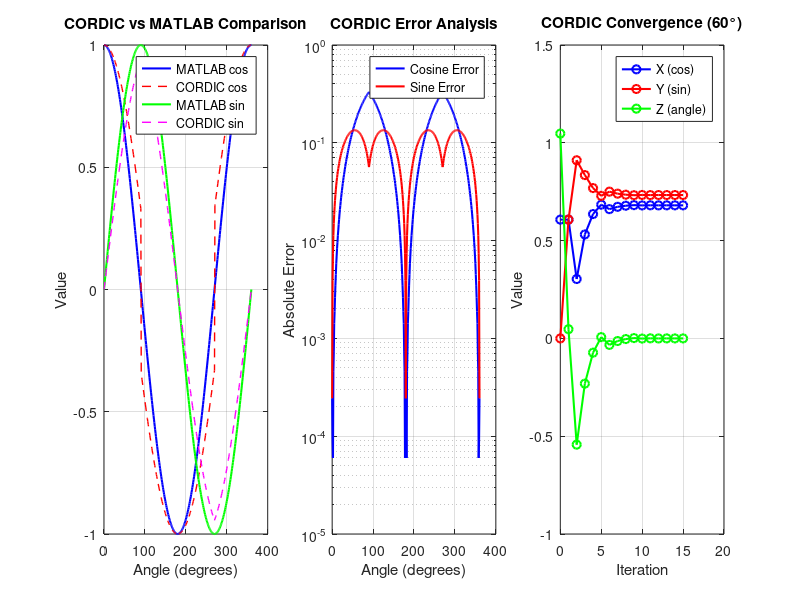

This figure's MATLAB source:
%% CORDIC MATLAB Model - Golden Reference Implementation
% This model implements the CORDIC algorithm using fixed-point arithmetic
% to match the Verilog implementation exactly

function matlab_model()
    clc; clear; close all;
    
    %% Parameters (matching Verilog implementation)
    WIDTH = 16;           % Data width for coordinates
    ITERATIONS = 15;      % Number of CORDIC iterations
    ANGLE_WIDTH = 32;     % Angle width in bits
    
    %% Fixed-point scaling factors
    COORD_SCALE = 2^(WIDTH-2);     % Coordinate scaling factor
    ANGLE_SCALE = 2^(ANGLE_WIDTH-3); % Angle scaling factor
    
    %% CORDIC constants
    % CORDIC gain compensation factor (≈ 0.6072529350088812561694)
    CORDIC_GAIN_REAL = 0.6072529350088812561694;
    CORDIC_GAIN_FIXED = round(CORDIC_GAIN_REAL * COORD_SCALE);
    
    %% Arctangent lookup table (matching Verilog)
    % atan(2^-i) values scaled for fixed-point representation
    ATAN_TABLE = [
        hex2dec('20000000');  % atan(2^0)
        hex2dec('12E4051E');  % atan(2^-1)
        hex2dec('09FB385B');  % atan(2^-2)
        hex2dec('051111D4');  % atan(2^-3)
        hex2dec('028B0D43');  % atan(2^-4)
        hex2dec('0145D7E1');  % atan(2^-5)
        hex2dec('00A2F61E');  % atan(2^-6)
        hex2dec('00517C55');  % atan(2^-7)
        hex2dec('0028BE53');  % atan(2^-8)
        hex2dec('00145F2F');  % atan(2^-9)
        hex2dec('000A2F98');  % atan(2^-10)
        hex2dec('000517CC');  % atan(2^-11)
        hex2dec('00028BE6');  % atan(2^-12)
        hex2dec('000145F3');  % atan(2^-13)
        hex2dec('0000A2FA')   % atan(2^-14)
    ];
    
    %% Test angles (in degrees)
    test_angles_deg = [0, 30, 45, 60, 90, 120, 135, 150, 180, 210, 225, 240, 270, 300, 315, 330, 360, 450, -90, -180];
    
    %% Run tests and compare with MATLAB built-in functions
    fprintf('=== CORDIC MATLAB Model Verification ===\n');
    fprintf('Parameters: WIDTH=%d, ITERATIONS=%d, ANGLE_WIDTH=%d\n', WIDTH, ITERATIONS, ANGLE_WIDTH);
    fprintf('CORDIC Gain: %.10f (Fixed: %d)\n\n', CORDIC_GAIN_REAL, CORDIC_GAIN_FIXED);
    
    fprintf('%-10s %-10s %-10s %-10s %-10s %-10s %-10s\n', ...
            'Angle(°)', 'MATLAB_cos', 'CORDIC_cos', 'Cos_Error', 'MATLAB_sin', 'CORDIC_sin', 'Sin_Error');
    fprintf('%s\n', repmat('-', 1, 80));
    
    total_cos_error = 0;
    total_sin_error = 0;
    max_cos_error = 0;
    max_sin_error = 0;
    
    for i = 1:length(test_angles_deg)
        angle_deg = test_angles_deg(i);
        angle_rad = angle_deg * pi / 180;
        
        % MATLAB reference values
        matlab_cos = cos(angle_rad);
        matlab_sin = sin(angle_rad);
        
        % CORDIC calculation
        [cordic_cos, cordic_sin] = cordic_fixed_point(angle_rad, CORDIC_GAIN_FIXED, ...
                                                     ATAN_TABLE, ITERATIONS, COORD_SCALE, ANGLE_SCALE);
        
        % Calculate errors
        cos_error = abs(matlab_cos - cordic_cos);
        sin_error = abs(matlab_sin - cordic_sin);
        
        % Accumulate statistics
        total_cos_error = total_cos_error + cos_error;
        total_sin_error = total_sin_error + sin_error;
        max_cos_error = max(max_cos_error, cos_error);
        max_sin_error = max(max_sin_error, sin_error);
        
        % Print results
        fprintf('%-10.1f %-10.6f %-10.6f %-10.6f %-10.6f %-10.6f %-10.6f\n', ...
                angle_deg, matlab_cos, cordic_cos, cos_error, matlab_sin, cordic_sin, sin_error);
    end
    
    %% Statistics
    fprintf('\n=== Accuracy Statistics ===\n');
    fprintf('Average Cosine Error: %.8f\n', total_cos_error / length(test_angles_deg));
    fprintf('Average Sine Error:   %.8f\n', total_sin_error / length(test_angles_deg));
    fprintf('Maximum Cosine Error: %.8f\n', max_cos_error);
    fprintf('Maximum Sine Error:   %.8f\n', max_sin_error);
    
    % Calculate effective number of bits
    if max_cos_error > 0
        cos_bits = -log2(max_cos_error);
        fprintf('Cosine Accuracy: ~%.1f bits\n', cos_bits);
    end
    if max_sin_error > 0
        sin_bits = -log2(max_sin_error);
        fprintf('Sine Accuracy:   ~%.1f bits\n', sin_bits);
    end
    
    %% Generate plots
    figure('Position', [100, 100, 1200, 400]);
    
    % Plot 1: CORDIC vs MATLAB comparison
    subplot(1, 3, 1);
    angle_range = 0:1:360;
    matlab_cos_vals = cos(angle_range * pi / 180);
    matlab_sin_vals = sin(angle_range * pi / 180);
    
    cordic_cos_vals = zeros(size(angle_range));
    cordic_sin_vals = zeros(size(angle_range));
    
    for i = 1:length(angle_range)
        [cordic_cos_vals(i), cordic_sin_vals(i)] = cordic_fixed_point(angle_range(i) * pi / 180, ...
                                                                     CORDIC_GAIN_FIXED, ATAN_TABLE, ITERATIONS, COORD_SCALE, ANGLE_SCALE);
    end
    
    plot(angle_range, matlab_cos_vals, 'b-', 'LineWidth', 1.5, 'DisplayName', 'MATLAB cos');
    hold on;
    plot(angle_range, cordic_cos_vals, 'r--', 'LineWidth', 1, 'DisplayName', 'CORDIC cos');
    plot(angle_range, matlab_sin_vals, 'g-', 'LineWidth', 1.5, 'DisplayName', 'MATLAB sin');
    plot(angle_range, cordic_sin_vals, 'm--', 'LineWidth', 1, 'DisplayName', 'CORDIC sin');
    xlabel('Angle (degrees)');
    ylabel('Value');
    title('CORDIC vs MATLAB Comparison');
    legend('Location', 'best');
    grid on;
    
    % Plot 2: Error analysis
    subplot(1, 3, 2);
    cos_errors = abs(matlab_cos_vals - cordic_cos_vals);
    sin_errors = abs(matlab_sin_vals - cordic_sin_vals);
    
    semilogy(angle_range, cos_errors, 'b-', 'LineWidth', 1.5, 'DisplayName', 'Cosine Error');
    hold on;
    semilogy(angle_range, sin_errors, 'r-', 'LineWidth', 1.5, 'DisplayName', 'Sine Error');
    xlabel('Angle (degrees)');
    ylabel('Absolute Error');
    title('CORDIC Error Analysis');
    legend('Location', 'best');
    grid on;
    
    % Plot 3: CORDIC convergence
    subplot(1, 3, 3);
    test_angle = 60 * pi / 180; % Test with 60 degrees
    [~, ~, convergence_data] = cordic_fixed_point_debug(test_angle, CORDIC_GAIN_FIXED, ...
                                                       ATAN_TABLE, ITERATIONS, COORD_SCALE, ANGLE_SCALE);
    
    plot(0:ITERATIONS, convergence_data.x_vals, 'b-o', 'LineWidth', 1.5, 'DisplayName', 'X (cos)');
    hold on;
    plot(0:ITERATIONS, convergence_data.y_vals, 'r-o', 'LineWidth', 1.5, 'DisplayName', 'Y (sin)');
    plot(0:ITERATIONS, convergence_data.z_vals, 'g-o', 'LineWidth', 1.5, 'DisplayName', 'Z (angle)');
    xlabel('Iteration');
    ylabel('Value');
    title(sprintf('CORDIC Convergence (%.0f°)', test_angle * 180 / pi));
    legend('Location', 'best');
    grid on;
    
    % Save the plot
    saveas(gcf, 'cordic_analysis.png');
    
    fprintf('\nPlots saved as cordic_analysis.png\n');
    fprintf('MATLAB model verification complete!\n');
end

%% CORDIC Fixed-Point Implementation
function [cos_out, sin_out] = cordic_fixed_point(angle_rad, cordic_gain, atan_table, iterations, coord_scale, angle_scale)
    % Convert to fixed-point
    angle_fixed = round(angle_rad * angle_scale);
    
    % Quadrant correction
    [normalized_angle, x_sign, y_sign] = quadrant_correction(angle_fixed, angle_scale);
    
    % Initialize CORDIC variables
    x = cordic_gain;
    y = 0;
    z = normalized_angle;
    
    % CORDIC iterations
    for i = 1:iterations
        if z >= 0
            % Clockwise rotation
            x_new = x - arithmetic_right_shift(y, i-1);
            y_new = y + arithmetic_right_shift(x, i-1);
            z_new = z - atan_table(i);
        else
            % Counter-clockwise rotation
            x_new = x + arithmetic_right_shift(y, i-1);
            y_new = y - arithmetic_right_shift(x, i-1);
            z_new = z + atan_table(i);
        end
        
        x = x_new;
        y = y_new;
        z = z_new;
    end
    
    % Apply quadrant correction and convert to floating-point
    if x_sign
        x = -x;
    end
    if y_sign
        y = -y;
    end
    
    cos_out = double(x) / coord_scale;
    sin_out = double(y) / coord_scale;
end

%% CORDIC with debug information
function [cos_out, sin_out, debug_data] = cordic_fixed_point_debug(angle_rad, cordic_gain, atan_table, iterations, coord_scale, angle_scale)
    angle_fixed = round(angle_rad * angle_scale);
    [normalized_angle, x_sign, y_sign] = quadrant_correction(angle_fixed, angle_scale);
    
    x = cordic_gain;
    y = 0;
    z = normalized_angle;
    
    % Store convergence data
    debug_data.x_vals = zeros(1, iterations + 1);
    debug_data.y_vals = zeros(1, iterations + 1);
    debug_data.z_vals = zeros(1, iterations + 1);
    
    debug_data.x_vals(1) = double(x) / coord_scale;
    debug_data.y_vals(1) = double(y) / coord_scale;
    debug_data.z_vals(1) = double(z) / angle_scale;
    
    for i = 1:iterations
        if z >= 0
            x_new = x - arithmetic_right_shift(y, i-1);
            y_new = y + arithmetic_right_shift(x, i-1);
            z_new = z - atan_table(i);
        else
            x_new = x + arithmetic_right_shift(y, i-1);
            y_new = y - arithmetic_right_shift(x, i-1);
            z_new = z + atan_table(i);
        end
        
        x = x_new;
        y = y_new;
        z = z_new;
        
        debug_data.x_vals(i+1) = double(x) / coord_scale;
        debug_data.y_vals(i+1) = double(y) / coord_scale;
        debug_data.z_vals(i+1) = double(z) / angle_scale;
    end
    
    if x_sign, x = -x; end
    if y_sign, y = -y; end
    
    cos_out = double(x) / coord_scale;
    sin_out = double(y) / coord_scale;
end

%% Quadrant correction function
function [normalized_angle, x_sign, y_sign] = quadrant_correction(angle_fixed, angle_scale)
    PI = round(pi * angle_scale);
    PI_2 = round(pi/2 * angle_scale);
    TWO_PI = round(2*pi * angle_scale);
    
    normalized_angle = angle_fixed;
    x_sign = false;
    y_sign = false;
    
    % Normalize to [-2π, 2π]
    while normalized_angle > TWO_PI
        normalized_angle = normalized_angle - TWO_PI;
    end
    while normalized_angle < -TWO_PI
        normalized_angle = normalized_angle + TWO_PI;
    end
    
    % Quadrant correction
    if normalized_angle > PI_2 && normalized_angle <= PI
        % Second quadrant
        normalized_angle = PI - normalized_angle;
        x_sign = true;
    elseif normalized_angle > PI && normalized_angle <= (3*PI_2)
        % Third quadrant
        normalized_angle = normalized_angle - PI;
        x_sign = true;
        y_sign = true;
    elseif normalized_angle > (3*PI_2)
        % Fourth quadrant
        normalized_angle = TWO_PI - normalized_angle;
        y_sign = true;
    elseif normalized_angle < -PI_2
        if normalized_angle >= -PI
            % Third quadrant (negative)
            normalized_angle = -PI - normalized_angle;
            x_sign = true;
            y_sign = true;
        else
            % Second quadrant (negative)
            normalized_angle = normalized_angle + PI;
            x_sign = true;
        end
    end
end

%% Arithmetic right shift (sign-extending)
function result = arithmetic_right_shift(value, shift_amount)
    if value >= 0
        result = floor(value / (2^shift_amount));
    else
        result = -floor(abs(value) / (2^shift_amount));
    end
end